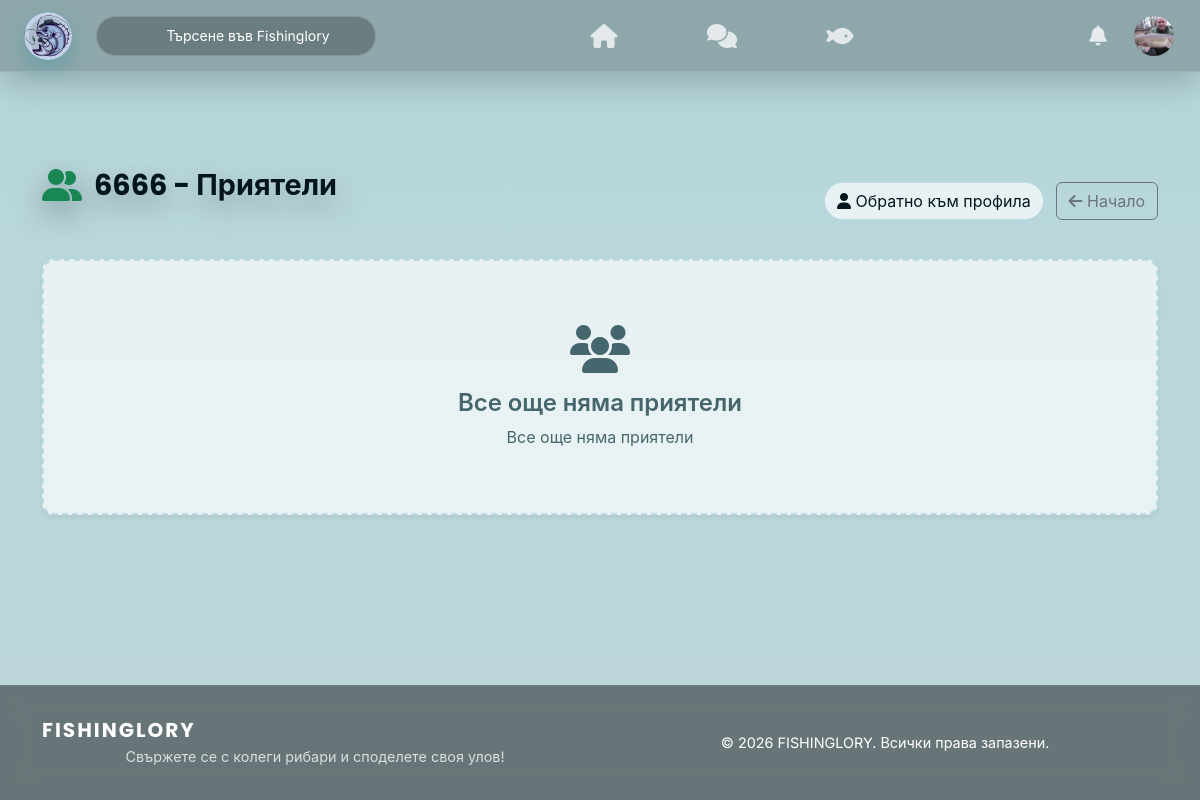
The app's page /be/friends/list_friends.php?user_id=3 (signed in) with its own data.
### tables this page shows
CREATE TABLE `user_profiles` (
  `user_id` int(11) NOT NULL,
  `first_name` varchar(50) DEFAULT NULL,
  `last_name` varchar(50) DEFAULT NULL,
  `avatar_url` varchar(255) DEFAULT NULL,
  `bio` text DEFAULT NULL,
  `location` varchar(100) DEFAULT NULL,
  `experience_level` enum('beginner','advanced','pro') DEFAULT 'beginner'
);

CREATE TABLE `users` (
  `id` int(11) NOT NULL,
  `full_name` varchar(100) NOT NULL,
  `username` varchar(50) NOT NULL,
  `email` varchar(100) NOT NULL,
  `password_hash` varchar(255) NOT NULL,
  `role` enum('user','admin') DEFAULT 'user',
  `is_verified` tinyint(1) DEFAULT 0,
  `status` enum('active','banned') DEFAULT 'active',
  `created_at` timestamp NOT NULL DEFAULT current_timestamp(),
  `last_login` timestamp NULL DEFAULT NULL
);

### Config/languages.php (called while the page is built, shortened)
<?php
$lang = $_SESSION['lang'] ?? 'bg';
function __($key) {
    global $lang, $translations;
    return $translations[$lang][$key] ?? $key;
}
function getCurrentLang() {
    global $lang;
    return $lang;
}
?>

### Config/security.php (called while the page is built, shortened)
<?php
function generateCsrfToken() {
    return $_SESSION['csrf_token'];
}
function assetVersion(string $relativePath): string {
    $relativePath = ltrim($relativePath, "/\\");
    $fullPath = dirname(__DIR__) . DIRECTORY_SEPARATOR . $relativePath;
    if (is_file($fullPath)) {
        return (string) filemtime($fullPath);
    }
    return (string) time();
}

### Config/avatar_helper.php (called while the page is built, shortened)
<?php
function resolveDefaultAvatarPath() {
    $candidates = [
        'fe/assets/img/default-avatar.png',
        'fe/assets/img/avatars/default.png',
        'fe/assets/img/logo_rounded.png',
    ];
    foreach ($candidates as $candidate) {
        if (is_file(__DIR__ . '/../' . $candidate)) {
            $resolved = $candidate;
            return $resolved;
        }
    }
    $resolved = 'fe/assets/img/logo.png';
    return $resolved;
}
function getUserAvatar($avatarUrl, $currentPath = null) {
    $defaultAvatar = resolveDefaultAvatarPath();
    $avatar = $avatarUrl ?? $defaultAvatar;
    if ($currentPath === null) {
        $currentPath = $_SERVER['PHP_SELF'] ?? '';
    }
    if (strpos($currentPath, '/fe/pages/') !== false) {
        if (strpos($avatar, 'fe/') === 0) {
            $path = '../../' . $avatar;
            if ($avatar === $defaultAvatar) {
                $version = avatarAssetVersion($defaultAvatar);
                if ($version !== null) {
                    $path .= '?v=' . $version;
                }
            }
            return $path;
        }
    } elseif (strpos($currentPath, '/be/') !== false) {
        if (strpos($avatar, 'fe/') === 0) {
            $path = '../../' . $avatar;
            return $path;
        }
    }
    return $avatar;
}

### be/friends/list_friends.php (the view, shortened to what this page needs)
<?php
require '../../config/security.php';
require '../../config/database.php';
require '../../config/avatar_helper.php';
require '../../config/languages.php';
$currentUserId = $_SESSION['user_id'];
$viewUserId = (int)($_GET['user_id'] ?? $currentUserId);
$stmt = $pdo->prepare("SELECT username FROM users WHERE id = ?");
$stmt->execute([$viewUserId]);
$viewUser = $stmt->fetch();
$isOwnProfile = ($currentUserId === $viewUserId);
$stmt = $pdo->prepare(
    "SELECT DISTINCT u.id, u.username, u.full_name, up.avatar_url
     FROM (
         SELECT friend_id as friend FROM friends WHERE user_id = ?
         UNION
         SELECT user_id as friend FROM friends WHERE friend_id = ?
     ) f
     JOIN users u ON u.id = f.friend
     LEFT JOIN user_profiles up ON u.id = up.user_id"
);
$stmt->execute([$viewUserId, $viewUserId]);
$friends = $stmt->fetchAll();
?>
<!DOCTYPE html>
<html lang="<?= getCurrentLang() ?>">
<head>
    <link href="https://cdn.jsdelivr.net/npm/bootstrap@5.3.3/dist/css/bootstrap.min.css" rel="stylesheet">
    <link rel="stylesheet" href="https://cdnjs.cloudflare.com/ajax/libs/font-awesome/6.5.0/css/all.min.css">
    <link rel="stylesheet" href="../../fe/assets/css/style.css?v=<?= assetVersion('fe/assets/css/style.css') ?>">
    <link rel="stylesheet" href="../../fe/assets/css/navbar.css?v=<?= assetVersion('fe/assets/css/navbar.css') ?>">
    <link rel="stylesheet" href="../../fe/assets/css/components.css?v=<?= assetVersion('fe/assets/css/components.css') ?>">
    <link rel="stylesheet" href="../../fe/assets/css/friends_list.css?v=<?= assetVersion('fe/assets/css/friends_list.css') ?>">
</head>
<body class="friends-page d-flex flex-column min-vh-100" data-user-id="<?= $_SESSION['user_id'] ?>" data-csrf-token="<?= generateCsrfToken() ?>" data-theme="<?= $_SESSION['theme'] ?? 'light' ?>">
<?php include '../../fe/components/navbar.php'; ?>
<main class="flex-grow-1 container my-5 py-5">
    <div class="d-flex justify-content-between align-items-center mb-4">
        <h2 class="fw-bold page-title">
            <i class="fas fa-user-friends text-success"></i>
            <?= $isOwnProfile ? __('my_friends') : htmlspecialchars($viewUser['username']) . " - " . __('friends') ?>
        </h2>
        <div>
            <?php if (!$isOwnProfile): ?>
                <a href="../users/profile.php?id=<?= $viewUserId ?>" class="btn btn-outline-primary me-2">
                    <i class="fas fa-user"></i> <?= __('back_to_profile') ?>
                </a>
            <?php endif; ?>
            <a href="../../index.php" class="btn btn-outline-secondary">
                <i class="fas fa-arrow-left"></i> <?= __('home') ?>
            </a>
        </div>
    </div>
    <?php if (empty($friends)): ?>
        <div class="card text-center py-5 shadow-sm friends-empty">
            <div class="card-body">
                <i class="fas fa-users fa-4x text-muted mb-3"></i>
                <h4 class="text-muted"><?= __('no_friends') ?></h4>
                <p class="text-muted"><?= $isOwnProfile ? __('start_connecting') : __('no_friends') ?></p>
            </div>
        </div>
    <?php endif; ?>
</main>
<?php include '../../fe/components/footer.php'; ?>
</body>
</html>

### fe/components/navbar.php (shortened to what this page needs)
<?php
require_once dirname(__DIR__, 2) . '/config/avatar_helper.php';
require_once dirname(__DIR__, 2) . '/config/languages.php';
require_once dirname(__DIR__, 2) . '/config/security.php';
if (isset($_SESSION['user_id'])) {
    $stmt = $pdo->prepare("SELECT avatar_url FROM user_profiles WHERE user_id = ?");
    $stmt->execute([$_SESSION['user_id']]);
    $profile = $stmt->fetch();
    $navbarAvatar = getUserAvatar($profile['avatar_url'] ?? null);
}
?>
<nav class="fb-navbar">
    <div class="fb-navbar-left">
        <?php
        $currentPath = $_SERVER['PHP_SELF'];
        if (strpos($currentPath, '/fe/pages/') !== false) {
            $indexPath = '../../index.php';
            $logoPath = '../assets/img/logo_rounded.png';
        } elseif (strpos($currentPath, '/be/') !== false) {
            $indexPath = '../../index.php';
            $logoPath = '../../fe/assets/img/logo_rounded.png';
        } else {
            $indexPath = 'index.php';
            $logoPath = 'fe/assets/img/logo_rounded.png';
        }
        ?>
        <a href="<?= $indexPath ?>">
            <img src="<?= $logoPath ?>" alt="Logo" class="fb-logo">
        </a>
        <?php if (isset($_SESSION['user_id'])): ?>
        <div class="dropdown d-none d-md-block">
            <button class="fb-search-input search-container" type="button" data-bs-toggle="dropdown" data-bs-auto-close="outside"
                    onclick="this.nextElementSibling.querySelector('input').focus()">
                <?= __('search_placeholder') ?>
            </button>
        </div>
        <?php endif; ?>
    </div>
    <?php if (isset($_SESSION['user_id'])): ?>
    <div class="fb-navbar-center">
        <?php
        $currentPage = basename($_SERVER['PHP_SELF']);
        $currentPath = $_SERVER['PHP_SELF'];
        if (strpos($currentPath, '/fe/pages/') !== false) {
            $homePath = '../../index.php';
            $messagesPath = 'messages.php';
            $activityPath = 'activity_feed.php';
        } elseif (strpos($currentPath, '/be/') !== false) {
            $homePath = '../../index.php';
            $messagesPath = '../../fe/pages/messages.php';
            $activityPath = '../../fe/pages/activity_feed.php';
        } else {
            $homePath = 'index.php';
            $messagesPath = 'fe/pages/messages.php';
            $activityPath = 'fe/pages/activity_feed.php';
        }
        ?>
        <a href="<?= $homePath ?>" class="fb-nav-btn <?= ($currentPage == 'index.php') ? 'active' : '' ?>">
            <i class="fas fa-home fs-4"></i>
        </a>
        <a href="<?= $messagesPath ?>" class="fb-nav-btn <?= ($currentPage == 'messages.php') ? 'active' : '' ?>">
            <i class="fas fa-comments fs-4"></i>
        </a>
        <a href="<?= $activityPath ?>" class="fb-nav-btn <?= ($currentPage == 'activity_feed.php') ? 'active' : '' ?>">
            <i class="fas fa-fish fs-4"></i>
        </a>
    </div>
    <?php endif; ?>
    <div class="fb-navbar-right">
        <?php if (isset($_SESSION['user_id'])): ?>
        <div class="dropdown">
            <button class="fb-icon-btn" type="button" data-bs-toggle="dropdown">
                <i class="fas fa-bell"></i>
            </button>
        </div>
        <div class="dropdown">
            <button class="fb-profile-btn" type="button" data-bs-toggle="dropdown">
                <img src="<?= htmlspecialchars($navbarAvatar) ?>" class="fb-avatar">
            </button>
        </div>
        <?php endif; ?>
    </div>
</nav>

### fe/assets/css/style.css (style rules this page uses)
:root { --primary-color: #088395; --primary-light: #7AB2B2; --primary-dark: #09637E; --primary-600: #088395; --accent-ocean: #7AB2B2; --accent-success: #10B981; --accent-warning: #F59E0B; --accent-danger: #EF4444; --bg-primary: #DCEBED; --bg-secondary: rgba(255, 255, 255, 0.8); --bg-tertiary: rgba(8, 131, 149, 0.1); --bg-card: rgba(255, 255, 255, 0.65); --bg-sidebar: rgba(255, 255, 255, 0.4); --bg-post: rgba(255, 255, 255, 0.7); --text-primary: #04161D; --text-secondary: #088395; --text-tertiary: #557A7A; --text-muted: #46666D; --surface-1: rgba(255, 255, 255, 0.78); --surface-2: rgba(255, 255, 255, 0.68); --border-color: rgba(8, 131, 149, 0.2); --gradient-primary: linear-gradient(135deg, #088395 0%, #7AB2B2 100%); --gradient-success: linear-gradient(135deg, #10B981 0%, #059669 100%); --gradient-sidebar: linear-gradient(135deg, rgba(0,0,0,0.35) 0%, rgba(8,131,149,0.12) 100%); --gradient-post: linear-gradient(135deg, rgba(0,0,0,0.35) 0%, rgba(8,131,149,0.14) 100%); --shadow-xs: 0 1px 2px 0 rgba(0, 0, 0, 0.05); --shadow-sm: 0 1px 3px 0 rgba(0, 0, 0, 0.1), 0 1px 2px 0 rgba(0, 0, 0, 0.06); --shadow-md: 0 4px 6px -1px rgba(0, 0, 0, 0.1), 0 2px 4px -1px rgba(0, 0, 0, 0.06); --shadow-lg: 0 10px 15px -3px rgba(0, 0, 0, 0.1), 0 4px 6px -2px rgba(0, 0, 0, 0.05); --shadow-xl: 0 20px 25px -5px rgba(0, 0, 0, 0.1), 0 10px 10px -5px rgba(0, 0, 0, 0.04); --radius-sm: 8px; --radius-md: 12px; --radius-lg: 16px; --radius-xl: 20px; --transition-fast: 150ms ease-in-out; --transition-base: 250ms ease-in-out; --transition-slow: 350ms ease-in-out; --body-bg-image-light: url('../img/bg_light.jpg'); --body-bg-image-dark: url('../img/bg_dark.jpg'); --body-bg-overlay-light: linear-gradient(180deg, rgba(8, 131, 149, 0.18) 0%, rgba(6, 95, 111, 0.14) 100%); --body-bg-overlay-dark: linear-gradient(180deg, rgba(0, 0, 0, 0.28) 0%, rgba(0, 0, 0, 0.32) 100%); --body-bg-image: var(--body-bg-image-light); --body-bg-overlay: var(--body-bg-overlay-light); }
* { box-sizing: border-box; }
html { scroll-behavior: smooth; }
body { background-color: var(--bg-primary); background-image: var(--body-bg-overlay), var(--body-bg-image); background-size: cover; background-position: center; background-repeat: no-repeat; background-blend-mode: multiply, normal; background-attachment: fixed; color: var(--text-primary); font-family: 'Inter', -apple-system, BlinkMacSystemFont, 'Segoe UI', Roboto, 'Helvetica Neue', Arial, sans-serif; font-size: 14px; line-height: 1.5; transition: background-color var(--transition-base), background-image var(--transition-slow); }
body > * { transition: opacity 0.72s cubic-bezier(0.16, 1, 0.3, 1); }
body > *:not(.bubble-container):not(.transition-overlay) { animation: page-content-fade-in 420ms cubic-bezier(0.16, 1, 0.3, 1) both; }
a { color: var(--primary-color); text-decoration: none; transition: color var(--transition-fast); }
h1, h2, h3, h4, h5, h6 { font-family: 'Poppins', 'Inter', -apple-system, BlinkMacSystemFont, 'Segoe UI', Roboto, Arial, sans-serif; font-weight: 600; line-height: 1.2; }
.text-muted { color: var(--text-muted) !important; }
.post-header, .post-content, .post-actions, .comment-section, .message-input-area, .conversation-list-header, .activity-header-section, .profile-section-card, .friends-page .page-title, .requests-page .page-title { border-color: rgba(255, 255, 255, 0.14) !important; color: var(--text-primary) !important; }
h1, h2, h3 { text-shadow: 0 10px 30px rgba(0, 0, 0, 0.35); }
.btn-secondary, .btn-outline-primary, .btn-outline-success { background: var(--surface-2) !important; border-color: var(--border-color) !important; color: var(--text-primary) !important; border-radius: 999px !important; }
.post-actions, .comment-section, .engagement-buttons, .activity-chart, .times-section, .calendar-days, .conversation-item, .search-box input, #searchResults, #searchResults .list-group-item, .friends-empty, .requests-empty { background: var(--surface-2) !important; border-color: var(--border-color) !important; }

### records on screen
user_profiles: avatar_url (picture)
users: username "6666"

### other values on screen
__('search_placeholder') "Търсене във Fishinglory"
__('friends') "Приятели"
__('back_to_profile') "Обратно към профила"
__('home') "Начало"
__('no_friends') "Все още няма приятели"
__('footer_tagline') "Свържете се с колеги рибари и споделете своя улов!"
__('all_rights_reserved') "Всички права запазени."
